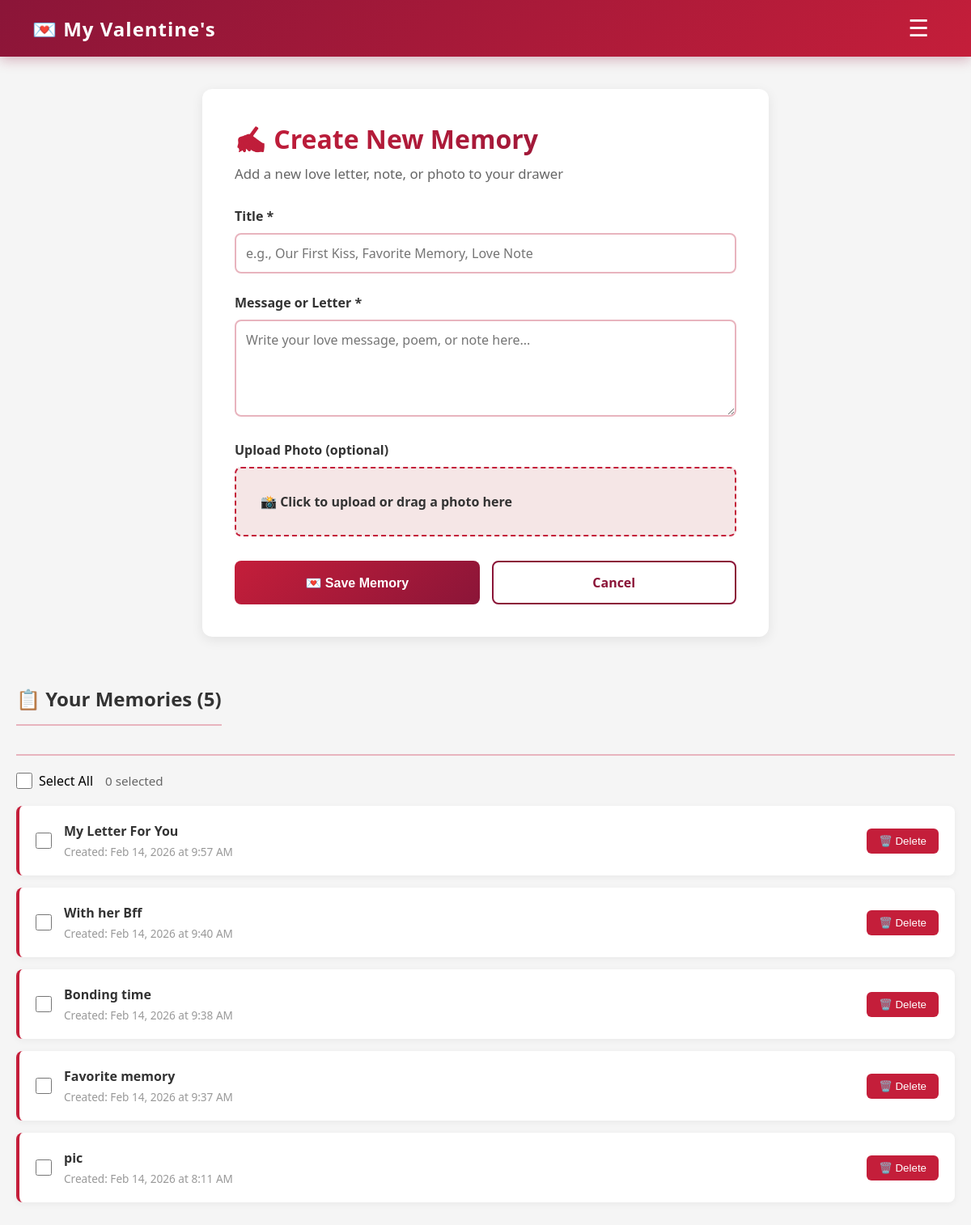
The page /add-memory/ on the database its author committed.
### love/models.py (models this page shows, shortened)
class DrawerItem(models.Model):
    title = models.CharField(max_length=200)
    message = models.TextField()
    image = models.ImageField(upload_to='drawer_images/', null=True, blank=True)
    video = models.FileField(upload_to="videos/", blank=True, null=True)
    created_at = models.DateTimeField(auto_now_add=True)
    class Meta:
        ordering = ['-created_at']

### love/views.py (the view, shortened to what this page needs)
# urls.py: path('add-memory/', add_memory, name='add_memory'),
def add_memory(request):
    drawer_items = DrawerItem.objects.all().order_by('-created_at')
    return render(request, 'add_memory.html', {'drawer_items': drawer_items})

### templates/add_memory.html (shortened to what this page needs)
{% extends 'base.html' %}
{% block content %}
<div class="form-container">
    <h1>✍️ Create New Memory</h1>
    <p class="form-intro">Add a new love letter, note, or photo to your drawer</p>
    <form id="addMemoryForm" method="POST" enctype="multipart/form-data" onsubmit="return validateAndSubmitForm(event)">
        <div class="form-group">
            <label for="title">Title *</label>
            <input type="text" id="title" name="title" placeholder="e.g., Our First Kiss, Favorite Memory, Love Note">
        </div>
        <div class="form-group">
            <label for="message">Message or Letter *</label>
            <textarea id="message" name="message" placeholder="Write your love message, poem, or note here..."></textarea>
        </div>
        <div class="form-group">
            <label for="image">Upload Photo (optional)</label>
            <div class="file-input-wrapper">
                <label for="image" class="file-input-label">
                    <span>📸</span>
                    <span>Click to upload or drag a photo here</span>
                </label>
            </div>
        </div>
        <div class="form-actions">
            <button type="submit" class="btn btn-primary">💌 Save Memory</button>
            <a href="{% url 'home' %}" class="btn btn-secondary" style="text-align: center; text-decoration: none;">Cancel</a>
        </div>
    </form>
</div>
{% if drawer_items %}
<div class="memory-list">
    <div class="memory-list-header">
        <h2>📋 Your Memories ({{ drawer_items.count }})</h2>
    </div>
    <form id="bulkDeleteForm" method="POST" action="{% url 'bulk_delete' %}">
        <div class="delete-all-section">
            <label style="display: flex; align-items: center; gap: 8px; cursor: pointer;">
                <input type="checkbox" id="selectAllCheckbox" class="memory-item-checkbox">
                <span>Select All</span>
            </label>
            <span id="selectedCountSpan" class="selected-count">0 selected</span>
        </div>
        {% for item in drawer_items %}
            <div class="memory-item" data-item-id="{{ item.id }}">
                <input type="checkbox" name="selected_items" value="{{ item.id }}" class="memory-item-checkbox item-checkbox">
                <div class="memory-item-content" style="flex: 1;">
                    <div class="memory-item-title">{{ item.title }}</div>
                    <div class="memory-item-date">Created: {{ item.created_at|date:"M d, Y \a\t g:i A" }}</div>
                </div>
                <div class="memory-item-actions">
                    <button type="button" class="delete-btn" onclick="deleteSingleMemory('{{ item.id }}')">🗑️ Delete</button>
                </div>
            </div>
        {% endfor %}
    </form>
{% endif %}
{% endblock %}

### templates/base.html (shortened to what this page needs)
<!DOCTYPE html>
<html lang="en">
<head>
</head>
<body>
    <nav class="navbar">
        <div class="navbar-brand">💌 My Valentine's</div>
        <button class="drawer-toggle" id="drawerToggle" title="Open drawer menu">☰</button>
    </nav>
    <div class="container">
        {% block content %}{% endblock %}
    </div>
</body>
</html>

### templates/base.html (style rules this page uses)
* { margin: 0; padding: 0; box-sizing: border-box; }
body { font-family: 'Segoe UI', Tahoma, Geneva, Verdana, sans-serif; background: #f5f5f5; min-height: 100vh; }
.navbar { background: linear-gradient(135deg, #8B1538 0%, #C41E3A 100%); padding: 0 40px; height: 70px; display: flex; align-items: center; justify-content: space-between; box-shadow: 0 4px 15px rgba(139, 21, 56, 0.3); position: sticky; top: 0; z-index: 100; }
.navbar-brand { font-size: 1.5em; font-weight: 700; color: white; letter-spacing: 1px; }
.drawer-toggle { background: none; border: none; color: white; font-size: 1.8em; cursor: pointer; transition: all 0.3s ease; padding: 8px 12px; border-radius: 8px; display: flex; align-items: center; justify-content: center; }
.container { max-width: 1200px; margin: 0 auto; padding: 40px 20px; }

### templates/add_memory.html (style rules this page uses)
.form-container { background: white; padding: 40px; border-radius: 12px; box-shadow: 0 4px 15px rgba(0, 0, 0, 0.08); max-width: 700px; margin: 0 auto; }
.form-container h1 { background: linear-gradient(135deg, #C41E3A, #8B1538); -webkit-background-clip: text; -webkit-text-fill-color: transparent; background-clip: text; margin-bottom: 10px; }
.form-intro { color: #666; margin-bottom: 30px; font-size: 1.05em; }
.form-group { margin-bottom: 25px; }
.form-group label { display: block; margin-bottom: 10px; color: #333; font-weight: 600; font-size: 1em; }
.form-group input, .form-group textarea { width: 100%; padding: 12px; border: 2px solid #E8B4BE; border-radius: 8px; font-family: inherit; font-size: 1em; transition: all 0.3s ease; }
.form-group textarea { resize: vertical; min-height: 120px; }
.file-input-wrapper { position: relative; }
.file-input-label { display: flex; align-items: center; justify-content: center; gap: 10px; padding: 30px; border: 2px dashed #C41E3A; border-radius: 8px; cursor: pointer; transition: all 0.3s ease; background: #F5E6E6; }
.form-actions { display: grid; grid-template-columns: 1fr 1fr; gap: 15px; margin-top: 30px; }
.btn { padding: 14px; border: none; border-radius: 8px; font-weight: 600; cursor: pointer; transition: all 0.3s ease; font-size: 1em; }
.btn-primary { background: linear-gradient(135deg, #C41E3A, #8B1538); color: white; }
.btn-secondary { background: white; color: #8B1538; border: 2px solid #8B1538; }
.memory-list { margin-top: 60px; }
.memory-list h2 { color: #333; margin-bottom: 20px; padding-bottom: 15px; border-bottom: 2px solid #E8B4BE; }
.memory-item { background: white; padding: 20px; border-radius: 8px; margin-bottom: 15px; display: flex; justify-content: space-between; align-items: center; gap: 15px; border-left: 4px solid #C41E3A; box-shadow: 0 2px 8px rgba(0, 0, 0, 0.05); transition: all 0.3s ease; }
.memory-item-checkbox { width: 20px; height: 20px; cursor: pointer; accent-color: #C41E3A; flex-shrink: 0; }
.memory-list-header { display: flex; justify-content: space-between; align-items: center; margin-bottom: 20px; padding-bottom: 15px; border-bottom: 2px solid #E8B4BE; }
.delete-all-section { display: flex; gap: 15px; align-items: center; margin-bottom: 20px; }
.selected-count { color: #666; font-weight: 500; font-size: 0.95em; }
.memory-item-content { flex: 1; }
.memory-item-title { font-weight: 600; color: #333; margin-bottom: 5px; }
.memory-item-date { font-size: 0.85em; color: #999; }
.memory-item-actions { display: flex; gap: 10px; }
.delete-btn { background: #C41E3A; color: white; border: none; padding: 8px 15px; border-radius: 6px; cursor: pointer; font-weight: 500; transition: all 0.3s ease; }

### rows shown on the page
DrawerItem: title "My Letter For You", created_at "Feb 14, 2026 at 9:57 AM"
DrawerItem: title "With her Bff", created_at "Feb 14, 2026 at 9:40 AM"
DrawerItem: title "Bonding time", created_at "Feb 14, 2026 at 9:38 AM"
DrawerItem: title "Favorite memory", created_at "Feb 14, 2026 at 9:37 AM"
DrawerItem: title "pic", created_at "Feb 14, 2026 at 8:11 AM"

### other values the page prints
{{ drawer_items.count }} "5"
